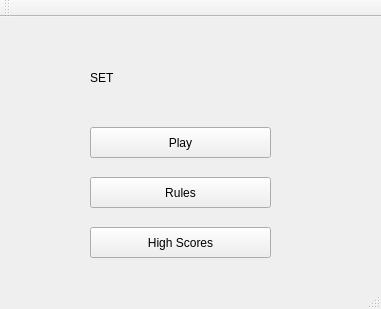
<?xml version="1.0" encoding="UTF-8"?>
<ui version="4.0">
 <class>MainWindow</class>
 <widget class="QMainWindow" name="MainWindow">
  <property name="geometry">
   <rect>
    <x>0</x>
    <y>0</y>
    <width>381</width>
    <height>309</height>
   </rect>
  </property>
  <property name="windowTitle">
   <string>MainWindow</string>
  </property>
  <widget class="QWidget" name="centralWidget">
   <widget class="QStackedWidget" name="Set_Stack">
    <property name="geometry">
     <rect>
      <x>-50</x>
      <y>0</y>
      <width>441</width>
      <height>271</height>
     </rect>
    </property>
    <property name="currentIndex">
     <number>1</number>
    </property>
    <widget class="QWidget" name="Game_Screen">
     <widget class="QLCDNumber" name="lcdNumber">
      <property name="geometry">
       <rect>
        <x>350</x>
        <y>30</y>
        <width>64</width>
        <height>23</height>
       </rect>
      </property>
     </widget>
     <widget class="QWidget" name="gridLayoutWidget">
      <property name="geometry">
       <rect>
        <x>60</x>
        <y>20</y>
        <width>281</width>
        <height>231</height>
       </rect>
      </property>
      <layout class="QGridLayout" name="gridLayout"/>
     </widget>
    </widget>
    <widget class="QWidget" name="Main_Screen">
     <widget class="QPushButton" name="Play_Button">
      <property name="geometry">
       <rect>
        <x>140</x>
        <y>110</y>
        <width>181</width>
        <height>31</height>
       </rect>
      </property>
      <property name="styleSheet">
       <string notr="true">font: 18pt &quot;Swis721 BlkEx BT&quot;;</string>
      </property>
      <property name="text">
       <string>Play</string>
      </property>
     </widget>
     <widget class="QPushButton" name="Rules_Button">
      <property name="geometry">
       <rect>
        <x>140</x>
        <y>160</y>
        <width>181</width>
        <height>31</height>
       </rect>
      </property>
      <property name="styleSheet">
       <string notr="true">font: 18pt &quot;Swis721 BlkEx BT&quot;;</string>
      </property>
      <property name="text">
       <string>Rules</string>
      </property>
     </widget>
     <widget class="QPushButton" name="High_Score_Button">
      <property name="geometry">
       <rect>
        <x>140</x>
        <y>210</y>
        <width>181</width>
        <height>31</height>
       </rect>
      </property>
      <property name="styleSheet">
       <string notr="true">font: 14pt &quot;Swis721 BlkEx BT&quot;;</string>
      </property>
      <property name="text">
       <string>High Scores</string>
      </property>
     </widget>
     <widget class="QLabel" name="label">
      <property name="geometry">
       <rect>
        <x>140</x>
        <y>30</y>
        <width>191</width>
        <height>61</height>
       </rect>
      </property>
      <property name="styleSheet">
       <string notr="true">font: 48pt &quot;Swis721 BlkEx BT&quot;;</string>
      </property>
      <property name="text">
       <string>SET </string>
      </property>
     </widget>
    </widget>
    <widget class="QWidget" name="Rules_Screen">
     <widget class="QPushButton" name="Rule_Back_Button">
      <property name="geometry">
       <rect>
        <x>310</x>
        <y>220</y>
        <width>75</width>
        <height>23</height>
       </rect>
      </property>
      <property name="text">
       <string>Back</string>
      </property>
     </widget>
    </widget>
    <widget class="QWidget" name="Score_Screen">
     <property name="enabled">
      <bool>true</bool>
     </property>
     <widget class="QPushButton" name="Back_Score_Button">
      <property name="geometry">
       <rect>
        <x>310</x>
        <y>220</y>
        <width>75</width>
        <height>23</height>
       </rect>
      </property>
      <property name="text">
       <string>Back</string>
      </property>
     </widget>
    </widget>
   </widget>
  </widget>
  <widget class="QMenuBar" name="menuBar">
   <property name="enabled">
    <bool>true</bool>
   </property>
   <property name="geometry">
    <rect>
     <x>0</x>
     <y>0</y>
     <width>381</width>
     <height>18</height>
    </rect>
   </property>
  </widget>
  <widget class="QToolBar" name="mainToolBar">
   <attribute name="toolBarArea">
    <enum>TopToolBarArea</enum>
   </attribute>
   <attribute name="toolBarBreak">
    <bool>false</bool>
   </attribute>
  </widget>
  <widget class="QStatusBar" name="statusBar"/>
 </widget>
 <layoutdefault spacing="6" margin="11"/>
 <resources/>
 <connections/>
</ui>
